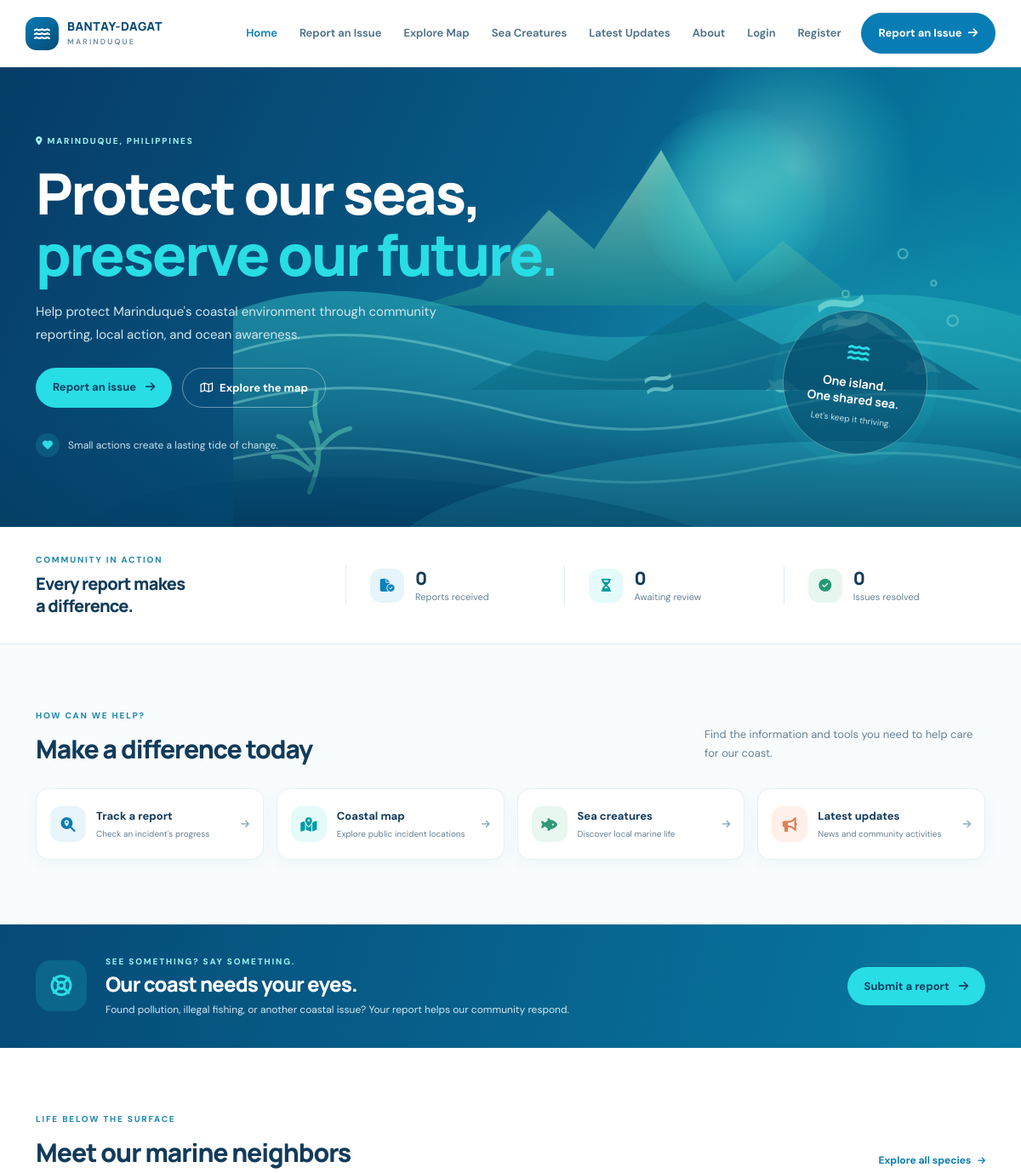
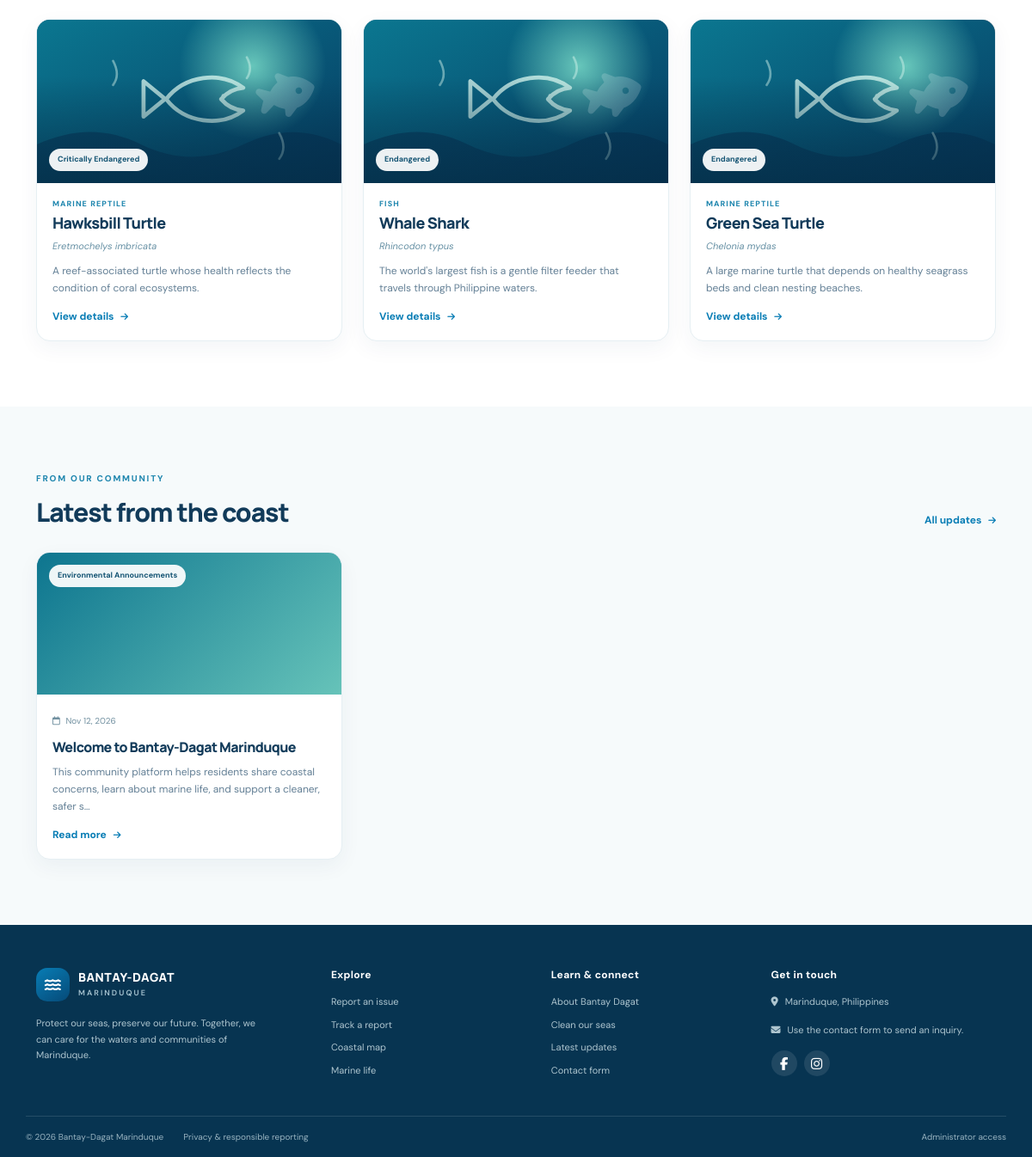
The page / on the database its author committed (2 pictures, top to bottom).
### tables this page shows
CREATE TABLE IF NOT EXISTS marine_species (
  species_id BIGINT UNSIGNED NOT NULL AUTO_INCREMENT PRIMARY KEY,
  common_name VARCHAR(150) NOT NULL,
  scientific_name VARCHAR(180) NULL,
  category VARCHAR(60) NULL,
  description TEXT NOT NULL,
  habitat TEXT NULL,
  diet TEXT NULL,
  occurrence_note TEXT NULL,
  conservation_status VARCHAR(100) NULL,
  interesting_facts TEXT NULL,
  species_image VARCHAR(255) NULL,
  image_source_url TEXT NULL,
  reference_url TEXT NULL,
  is_featured TINYINT(1) NOT NULL DEFAULT 0,
  created_at TIMESTAMP NOT NULL DEFAULT CURRENT_TIMESTAMP,
  updated_at TIMESTAMP NOT NULL DEFAULT CURRENT_TIMESTAMP ON UPDATE CURRENT_TIMESTAMP,
  UNIQUE KEY uq_species_scientific_name (scientific_name),
  KEY idx_species_common_name (common_name),
  KEY idx_species_conservation (conservation_status),
  KEY idx_species_category (category)
);

CREATE TABLE IF NOT EXISTS announcements (
  announcement_id BIGINT UNSIGNED NOT NULL AUTO_INCREMENT PRIMARY KEY,
  admin_id BIGINT UNSIGNED NULL,
  title VARCHAR(200) NOT NULL,
  category ENUM('Bantay Dagat Activities','Coastal Clean-Up Drives','Marine Conservation Programs','Environmental Announcements','Community Activities','Coastal Warnings','Emergency Advisories') NOT NULL,
  description LONGTEXT NOT NULL,
  featured_image VARCHAR(255) NULL,
  publication_status ENUM('Draft','Published','Unpublished') NOT NULL DEFAULT 'Draft',
  published_at DATETIME NULL,
  created_at TIMESTAMP NOT NULL DEFAULT CURRENT_TIMESTAMP,
  updated_at TIMESTAMP NOT NULL DEFAULT CURRENT_TIMESTAMP ON UPDATE CURRENT_TIMESTAMP,
  KEY fk_announcements_admin (admin_id),
  KEY idx_announcement_status_date (publication_status, published_at),
  CONSTRAINT fk_announcements_admin FOREIGN KEY (admin_id) REFERENCES admins(admin_id) ON DELETE SET NULL ON UPDATE CASCADE
);

### includes/functions.php (called while the page is built, shortened)
<?php
function e(mixed $value): string
{
    return htmlspecialchars((string) $value, ENT_QUOTES | ENT_SUBSTITUTE, 'UTF-8');
}
function current_user_id(): ?int
{
    $userId = (int) ($_SESSION['user_id'] ?? 0);
    return $userId > 0 ? $userId : null;
}
function active_user_id(): ?int
{
    $userId = current_user_id();
    if ($userId === null) {
        return null;
    }
    return $userId;
}

### index.php (the view, shortened to what this page needs)
<?php
require_once __DIR__ . '/includes/functions.php';
$pdo = db();
$stats = ['total' => 0, 'pending' => 0, 'resolved' => 0];
foreach ($pdo->query("SELECT COUNT(*) AS total, SUM(status = 'Pending') AS pending, SUM(status = 'Resolved') AS resolved FROM reports")->fetch() as $key => $value) {
    $stats[$key] = (int) $value;
}
$speciesPageSize = 6;
$speciesPageInput = filter_input(INPUT_GET, 'species_page', FILTER_VALIDATE_INT);
$speciesCount = (int) $pdo->query('SELECT COUNT(*) FROM marine_species')->fetchColumn();
$speciesPageCount = max(1, (int) ceil($speciesCount / $speciesPageSize));
$speciesPage = min(max(1, $speciesPageInput ?: 1), $speciesPageCount);
$speciesStatement = $pdo->prepare(
    'SELECT species_id AS id, common_name, scientific_name, category, description,
            species_image, image_source_url, conservation_status
     FROM marine_species
     ORDER BY is_featured DESC, created_at DESC, species_id DESC
     LIMIT ? OFFSET ?'
);
$speciesStatement->bindValue(1, $speciesPageSize, PDO::PARAM_INT);
$speciesStatement->bindValue(2, ($speciesPage - 1) * $speciesPageSize, PDO::PARAM_INT);
$speciesStatement->execute();
$species = $speciesStatement->fetchAll(PDO::FETCH_ASSOC);
$updates = $pdo->query("
    SELECT announcement_id AS id, title, category, description,
           featured_image, created_at
    FROM announcements
    WHERE publication_status = 'Published'
    ORDER BY created_at DESC
    LIMIT 3
")->fetchAll(PDO::FETCH_ASSOC);
$activePage = 'home';
require __DIR__ . '/includes/header.php';
?>
<section class="hero">
    <div class="hero-art" aria-hidden="true"><div class="sun"></div><div class="hero-island"></div><div class="hero-wave wave-one"></div><div class="hero-wave wave-two"></div><span class="hero-fish fish-one">≈</span><span class="hero-fish fish-two">≈</span></div>
    <div class="container hero-content">
        <div class="hero-copy"><span class="eyebrow eyebrow-light"><i class="fa-solid fa-location-dot"></i> MARINDUQUE, PHILIPPINES</span><h1>Protect our seas,<br><em>preserve our future.</em></h1><p>Help protect Marinduque's coastal environment through community reporting, local action, and ocean awareness.</p><div class="hero-actions"><a class="btn btn-aqua" href="report.php">Report an issue <i class="fa-solid fa-arrow-right ms-2"></i></a><a class="btn btn-ghost-light" href="map.php"><i class="fa-regular fa-map me-2"></i>Explore the map</a></div><div class="hero-note"><span class="note-icon"><i class="fa-solid fa-heart"></i></span> Small actions create a lasting tide of change.</div></div>
        <div class="hero-badge"><span class="badge-icon"><i class="fa-solid fa-water"></i></span><strong>One island.<br>One shared sea.</strong><small>Let's keep it thriving.</small></div>
    </div>
</section>
<section class="stats-strip"><div class="container stats-inner">
    <div class="stats-intro"><span class="eyebrow">COMMUNITY IN ACTION</span><h2>Every report makes<br>a difference.</h2></div>
    <div class="stat-item"><span class="stat-icon"><i class="fa-solid fa-file-circle-check"></i></span><strong><?= number_format($stats['total']) ?></strong><span>Reports received</span></div>
    <div class="stat-item"><span class="stat-icon stat-icon-aqua"><i class="fa-solid fa-hourglass-half"></i></span><strong><?= number_format($stats['pending']) ?></strong><span>Awaiting review</span></div>
    <div class="stat-item"><span class="stat-icon stat-icon-green"><i class="fa-solid fa-circle-check"></i></span><strong><?= number_format($stats['resolved']) ?></strong><span>Issues resolved</span></div>
</div></section>
<section class="section-pad quick-section"><div class="container"><div class="section-heading"><div><span class="eyebrow">HOW CAN WE HELP?</span><h2>Make a difference today</h2></div><p>Find the information and tools you need to help care for our coast.</p></div>
    <div class="quick-grid">
        <a class="quick-card" href="report-status.php"><span class="quick-icon"><i class="fa-solid fa-magnifying-glass-location"></i></span><span><b>Track a report</b><small>Check an incident's progress</small></span><i class="fa-solid fa-arrow-right quick-arrow"></i></a>
        <a class="quick-card" href="map.php"><span class="quick-icon aqua"><i class="fa-solid fa-map-location-dot"></i></span><span><b>Coastal map</b><small>Explore public incident locations</small></span><i class="fa-solid fa-arrow-right quick-arrow"></i></a>
        <a class="quick-card" href="marine-species.php"><span class="quick-icon green"><i class="fa-solid fa-fish-fins"></i></span><span><b>Sea creatures</b><small>Discover local marine life</small></span><i class="fa-solid fa-arrow-right quick-arrow"></i></a>
        <a class="quick-card" href="updates.php"><span class="quick-icon coral"><i class="fa-solid fa-bullhorn"></i></span><span><b>Latest updates</b><small>News and community activities</small></span><i class="fa-solid fa-arrow-right quick-arrow"></i></a>
    </div>
</div></section>
<section class="report-cta"><div class="container cta-inner"><div class="cta-icon"><i class="fa-solid fa-life-ring"></i></div><div><span class="eyebrow eyebrow-light">SEE SOMETHING? SAY SOMETHING.</span><h2>Our coast needs your eyes.</h2><p>Found pollution, illegal fishing, or another coastal issue? Your report helps our community respond.</p></div><a href="report.php" class="btn btn-aqua">Submit a report <i class="fa-solid fa-arrow-right ms-2"></i></a></div></section>
<section class="section-pad species-section" id="marine-species">
    <div class="container">
        <div class="section-heading">
            <div><span class="eyebrow">LIFE BELOW THE SURFACE</span><h2>Meet our marine neighbors</h2></div>
            <a class="text-link" href="marine-species.php">Explore all species <i class="fa-solid fa-arrow-right"></i></a>
        </div>
        <?php if ($species): ?>
            <div class="row g-4">
                <?php foreach ($species as $i => $item): ?>
                    <div class="col-md-4">
                        <article class="species-card">
                            <a class="species-art species-art-<?= $i + 1 ?>" href="species-details.php?id=<?= (int) $item['id'] ?>">
                                <img class="species-cover" src="<?= e($item['species_image'] ?: 'assets/images/species-placeholder.svg') ?>" alt="<?= e($item['common_name']) ?>" loading="lazy" onerror="this.onerror=null;this.src='assets/images/species-placeholder.svg';">
                                <span class="species-status"><?= e($item['conservation_status'] ?: 'Not evaluated') ?></span>
                                <span class="species-watermark"><i class="fa-solid fa-fish-fins"></i></span>
                            </a>
                            <div class="species-card-body">
                                <span class="species-category"><?= e($item['category'] ?: 'Marine species') ?></span>
                                <h3><?= e($item['common_name']) ?></h3>
                                <i><?= e($item['scientific_name']) ?></i>
                                <p><?= e(mb_strimwidth(strip_tags($item['description']), 0, 115, '…')) ?></p>
                                <a class="text-link" href="species-details.php?id=<?= (int) $item['id'] ?>">View details <i class="fa-solid fa-arrow-right"></i></a>
                            </div>
                        </article>
                    </div>
                <?php endforeach; ?>
            </div>
        <?php else: ?>
            <div class="empty-note">Marine species information will appear here when published by an administrator.</div>
        <?php endif; ?>
    </div>
</section>
<section class="section-pad updates-section"><div class="container"><div class="section-heading"><div><span class="eyebrow">FROM OUR COMMUNITY</span><h2>Latest from the coast</h2></div><a class="text-link" href="updates.php">All updates <i class="fa-solid fa-arrow-right"></i></a></div>
    <?php if ($updates): ?><div class="row g-4"><?php foreach ($updates as $i => $item): ?><div class="col-md-4"><article class="update-card"><div class="update-image update-image-<?= $i + 1 ?>" <?php if ($item['featured_image']): ?>style="background-image:linear-gradient(0deg,rgba(4,44,68,.15),rgba(4,44,68,.08)),url('<?= e($item['featured_image']) ?>')"<?php endif; ?>><span><?= e($item['category']) ?></span></div><div class="update-body"><small><i class="fa-regular fa-calendar me-1"></i> <?= e(date('M j, Y', strtotime($item['created_at']))) ?></small><h3><?= e($item['title']) ?></h3><p><?= e(mb_strimwidth(strip_tags($item['description']), 0, 120, '…')) ?></p><a class="text-link" href="announcement-details.php?id=<?= (int) $item['id'] ?>">Read more <i class="fa-solid fa-arrow-right"></i></a></div></article></div><?php endforeach; ?></div><?php else: ?><div class="empty-note">Community announcements will appear here as they are published.</div><?php endif; ?>
</div></section>
<?php require __DIR__ . '/includes/footer.php'; ?>

### includes/header.php (shortened to what this page needs)
<?php
require_once __DIR__ . '/functions.php';
$activePage = $activePage ?? '';
$navUserId = active_user_id();
?>
<!doctype html>
<html lang="en">
<head>
    <link href="https://cdn.jsdelivr.net/npm/bootstrap@5.3.3/dist/css/bootstrap.min.css" rel="stylesheet">
    <link href="https://cdnjs.cloudflare.com/ajax/libs/font-awesome/6.5.2/css/all.min.css" rel="stylesheet">
    <link rel="stylesheet" href="assets/css/style.css">
    <link rel="stylesheet" href="assets/css/species.css">
</head>
<body>
<header class="site-header">
    <nav class="navbar navbar-expand-lg container">
        <a class="navbar-brand brand" href="index.php"><span class="brand-mark"><i class="fa-solid fa-water"></i></span><span>BANTAY-DAGAT<small>MARINDUQUE</small></span></a>
        <div class="collapse navbar-collapse" id="mainNav">
            <div class="navbar-nav ms-auto align-items-lg-center">
                <a class="nav-link <?= $activePage === 'home' ? 'active' : '' ?>" href="index.php">Home</a>
                <a class="nav-link <?= $activePage === 'report' ? 'active' : '' ?>" href="report.php">Report an Issue</a>
                <a class="nav-link <?= $activePage === 'map' ? 'active' : '' ?>" href="map.php">Explore Map</a>
                <a class="nav-link <?= $activePage === 'species' ? 'active' : '' ?>" href="marine-species.php">Sea Creatures</a>
                <a class="nav-link <?= $activePage === 'updates' ? 'active' : '' ?>" href="updates.php">Latest Updates</a>
                <a class="nav-link <?= $activePage === 'about' ? 'active' : '' ?>" href="about.php">About</a>
                <?php if ($navUserId !== null): ?>
                    <span class="nav-link"><?= e(current_user_name()) ?></span>
                    <a class="nav-link" href="user-inbox.php">Inbox <span class="badge rounded-pill text-bg-primary"><?= user_unread_message_count($navUserId) ?></span></a>
                    <a class="nav-link" href="profile.php">My Account</a>
                    <form method="post" action="logout.php" class="m-0">
                        <?= csrf_field() ?>
                        <button class="nav-link btn btn-link border-0" type="submit">Logout</button>
                    </form>
                <?php else: ?>
                    <a class="nav-link" href="login.php">Login</a>
                    <a class="nav-link" href="register.php">Register</a>
                <?php endif; ?>
                <a class="btn btn-primary rounded-pill nav-cta" href="report.php">Report an Issue <i class="fa-solid fa-arrow-right ms-1"></i></a>
            </div>
        </div>
    </nav>
</header>
<main>

### includes/footer.php (shortened to what this page needs)
</main>
<footer class="site-footer">
    <div class="container footer-grid">
        <div><a class="brand brand-light" href="index.php"><span class="brand-mark"><i class="fa-solid fa-water"></i></span><span>BANTAY-DAGAT<small>MARINDUQUE</small></span></a><p class="footer-copy mt-3">Protect our seas, preserve our future. Together, we can care for the waters and communities of Marinduque.</p></div>
        <div><h3>Explore</h3><a href="report.php">Report an issue</a><a href="report-status.php">Track a report</a><a href="map.php">Coastal map</a><a href="marine-species.php">Marine life</a></div>
        <div><h3>Learn & connect</h3><a href="about.php">About Bantay Dagat</a><a href="clean-our-seas.php">Clean our seas</a><a href="updates.php">Latest updates</a><a href="about.php#contact">Contact form</a></div>
        <div><h3>Get in touch</h3><p><i class="fa-solid fa-location-dot me-2"></i>Marinduque, Philippines</p><p><i class="fa-solid fa-envelope me-2"></i>Use the contact form to send an inquiry.</p><div class="social-links"><a href="https://www.facebook.com/search/top?q=Bantay-Dagat%20Marinduque" aria-label="Search Facebook for Bantay-Dagat Marinduque" rel="noopener" target="_blank"><i class="fa-brands fa-facebook-f"></i></a><a href="https://www.instagram.com/explore/tags/marinduque/" aria-label="Explore Marinduque on Instagram" rel="noopener" target="_blank"><i class="fa-brands fa-instagram"></i></a></div></div>
    </div>
    <div class="container footer-bottom"><span>© <?= date('Y') ?> Bantay-Dagat Marinduque</span><a href="about.php#privacy">Privacy & responsible reporting</a><a href="admin/login.php">Administrator access</a></div>
</footer>
</body>
</html>

### assets/css/species.css (style rules this page uses)
.species-cover { position: absolute; inset: 0; width: 100%; height: 100%; object-fit: cover; }
.species-art::after { position: absolute; inset: 0; background: linear-gradient(180deg, transparent 35%, rgba(4, 44, 68, .65)); content: ""; }
.species-status, .species-watermark { z-index: 1; }
.species-watermark { opacity: .24; }
.species-category { display: block; color: #2087af; font-size: 9px; font-weight: 800; letter-spacing: .12em; margin-bottom: 5px; text-transform: uppercase; }

### rows shown on the page
marine_species: conservation_status "Critically Endangered", category "MARINE REPTILE", common_name "Hawksbill Turtle", scientific_name "Eretmochelys imbricata", description "A reef-associated turtle whose health reflects the condition of coral ecosystems."
marine_species: conservation_status "Endangered", category "FISH", common_name "Whale Shark", scientific_name "Rhincodon typus", description "The world's largest fish is a gentle filter feeder that travels through Philippine waters."
marine_species: conservation_status "Endangered", category "MARINE REPTILE", common_name "Green Sea Turtle", scientific_name "Chelonia mydas", description "A large marine turtle that depends on healthy seagrass beds and clean nesting beaches."
announcements: category "Environmental Announcements", created_at "Nov 12, 2026", title "Welcome to Bantay-Dagat Marinduque", description "This community platform helps residents share coastal concerns, learn about marine life, and support a cleaner, safer s…"

### other values the page prints
$stats['total'] "0"
$stats['pending'] "0"
$stats['resolved'] "0"
